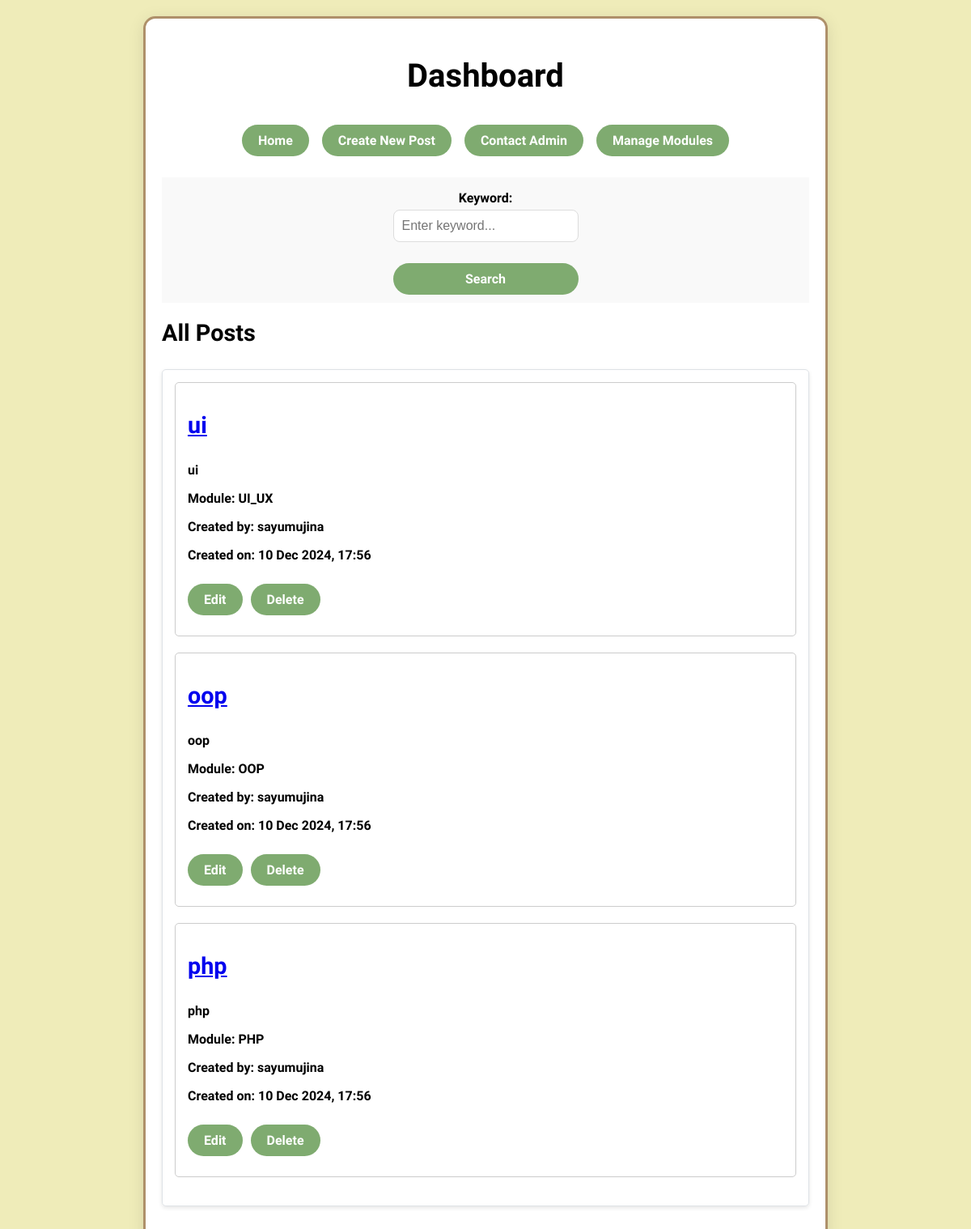
The page / (signed in) on the database its author committed.
### tables this page shows
CREATE TABLE `posts` (
  `post_id` int(11) NOT NULL,
  `user_id` int(11) NOT NULL,
  `username` text NOT NULL,
  `title` text NOT NULL,
  `content` text NOT NULL,
  `module_id` int(11) NOT NULL,
  `creation_date` datetime NOT NULL
);

CREATE TABLE `module` (
  `module_id` int(11) NOT NULL,
  `module_name` text NOT NULL
);

### index.php (the view, shortened to what this page needs)
<?php
include 'db_connect.php';
$search = [];
$searchQuery = "WHERE 1 = 1";
$query = "SELECT posts.*, module.module_name FROM posts
    LEFT JOIN module ON posts.module_id = module.module_id $searchQuery
    ORDER BY posts.creation_date DESC";
try {
    $stmt = $pdo->prepare($query);
    $stmt->execute($search);
    $posts = $stmt->fetchAll(PDO::FETCH_ASSOC);
} catch (PDOException $e) {
    $error_message = "Error fetching posts: " . $e->getMessage();
}
?>
<!DOCTYPE html>
<html lang="en">
<head>
    <link rel="stylesheet" href="https://cdn.jsdelivr.net/npm/bootstrap-icons@1.5.0/font/bootstrap-icons.css">
</head>
<body>
    <div class="container">
        <div class="welcome">
            <h1>
                <?php
                if (isset($_SESSION['session_username'])) {
                    echo "Dashboard<strong>";
                } else {
                    echo "You are not logged in.";
                }
                ?>
            </h1>
        </div>
        <div class="top-button-container">
            <a href="homepage.php" class="button">Home</a>
            <a href="create_posts.php" class="button">Create New Post</a>
            <a href="contact_admin.php" class="button">Contact Admin</a>
            <a href="manage_modules.php" class="button">Manage Modules</a>
        </div>
        <div id="search" class="search">
            <form>
                <div class="search">
                    <label for="keyword">Keyword:</label>
                    <input type="text" name="keyword" id="keyword" placeholder="Enter keyword...">
                </div>
                <input type="submit" class="button" value="Search">
            </form>
        </div>
        <h2>All Posts</h2>
        <div class="posts">
            <?php
            if (isset($error_message)) {
                echo "<p style='color: red;'>" . htmlspecialchars($error_message) . "</p>";
            } elseif ($posts) {
                foreach ($posts as $post) {
                    echo "<div title='post-" . $post['title'] . "' class='post'>";
                    echo "<h2><a href='create_answers.php?post_id=" . $post['post_id'] . "'>" . htmlspecialchars($post['title']) . "</a></h2>";
                    echo "<p>" . htmlspecialchars($post['content']) . "</p>";
                    echo "<p>Module: " . htmlspecialchars($post['module_name']) . "</p>";
                    echo "<p>Created by: " . htmlspecialchars($post['username']) . "</p>";
                    $creationDate = new DateTime($post['creation_date']);
                    echo "<p>Created on: " . $creationDate->format('d M Y, H:i') . "</p>";
                    echo "<a href='edit_post.php?post_id=" . $post['post_id'] . "' class='button'>Edit</a>";
                    echo "<button class='button' style='margin-left: 10px' onclick='deletePost(" . $post['post_id'] . ")'>Delete</button>";
                    echo "</div>";
                }
            } else {
                echo "<p>No posts found.</p>";
            }
            ?>
        </div>
        <?php include 'dashboard.php'; ?>
    </div>
</body>
</html>

### dashboard.php (shortened to what this page needs)
<!DOCTYPE html>
<html lang="en">
<head>
    <link rel="stylesheet" href="dashboard.css">
</head>
<body>
</body>
</html>

### dashboard.css (style rules this page uses)
body { font-family: 'Nunito Sans', 'Parkinsans', sans-serif; background-color: rgb(239,236,185); }
.container { max-width: 800px; margin: 20px auto; padding: 20px; background: #fff; border: 3px solid rgb(174,144,106); border-radius: 15px; box-shadow: 0 4px 20px rgba(10, 10, 10, 0.1); }
.welcome { text-align: center; margin-bottom: 20px; }
.welcome h1 { font-size: 2.5em; color: #000000; text-align: center; }
h1 { font-size: 2.5em; color: black; text-align: center; }
form { display: flex; flex-direction: column; }
h2 { margin-top: 20px; font-size: 1.8em; color: black; padding-bottom: 5px; }
label { font-weight: 600; margin-bottom: 5px; }
input[type="text"], textarea, select { font-family: Nutino Sans, sans-serif; width: 100%; padding: 10px; font-size: 16px; font-weight: 400; border: 1px solid #ddd; border-radius: 8px; box-sizing: border-box; }
.button { font-family: 'Nunito Sans', sans-serif; display: flex; justify-content: center; align-items: center; padding: 12px 20px; font-size: 16px; font-weight: 600; background-color: rgba(127, 171, 112); color: rgb(255, 255, 255); border: none; border-radius: 30px; cursor: pointer; transition: background 0.3s ease, transform 0.3s ease; }
.button { font-family: 'Nunito Sans', sans-serif; display: inline-block; justify-content: center; padding: 10px 20px; font-size: 16px; background-color: rgba(127, 171, 112); color: rgb(255, 255, 255); border-radius: 30px; font-weight: bold; text-decoration: none; text-align: center; transition: background 0.3s ease, transform 0.3s ease; margin: 10px 0px; }
.posts { grid-template-columns: repeat(auto-fill, minmax(300px, 1fr)); gap: 20px; border: 1px solid #dee2e6; border-radius: 5px; padding: 15px; box-shadow: 0 2px 5px rgba(0, 0, 0, 0.1); margin-bottom: 20px; }
.search { align-items: center; background-color: #f9f9f9; max-width: 1000px; display: flex; flex-direction: column; justify-content: center; margin: 1rem 0; text-align: center; }
.post { margin-bottom: 20px; padding: 15px; border: 1px solid #ccc; border-radius: 5px; }

### index.php (style rules this page uses)
body { font-weight: 600; }
.top-button-container { display: flex; justify-content: center; gap: 1rem; margin: 1rem 0; }

### rows shown on the page
posts: title "ui", content "ui", module.module_name "UI_UX", username "sayumujina", creation_date "10 Dec 2024, 17:56"
posts: title "oop", content "oop", module.module_name "OOP", username "sayumujina", creation_date "10 Dec 2024, 17:56"
posts: title "php", content "php", module.module_name "PHP", username "sayumujina", creation_date "10 Dec 2024, 17:56"
